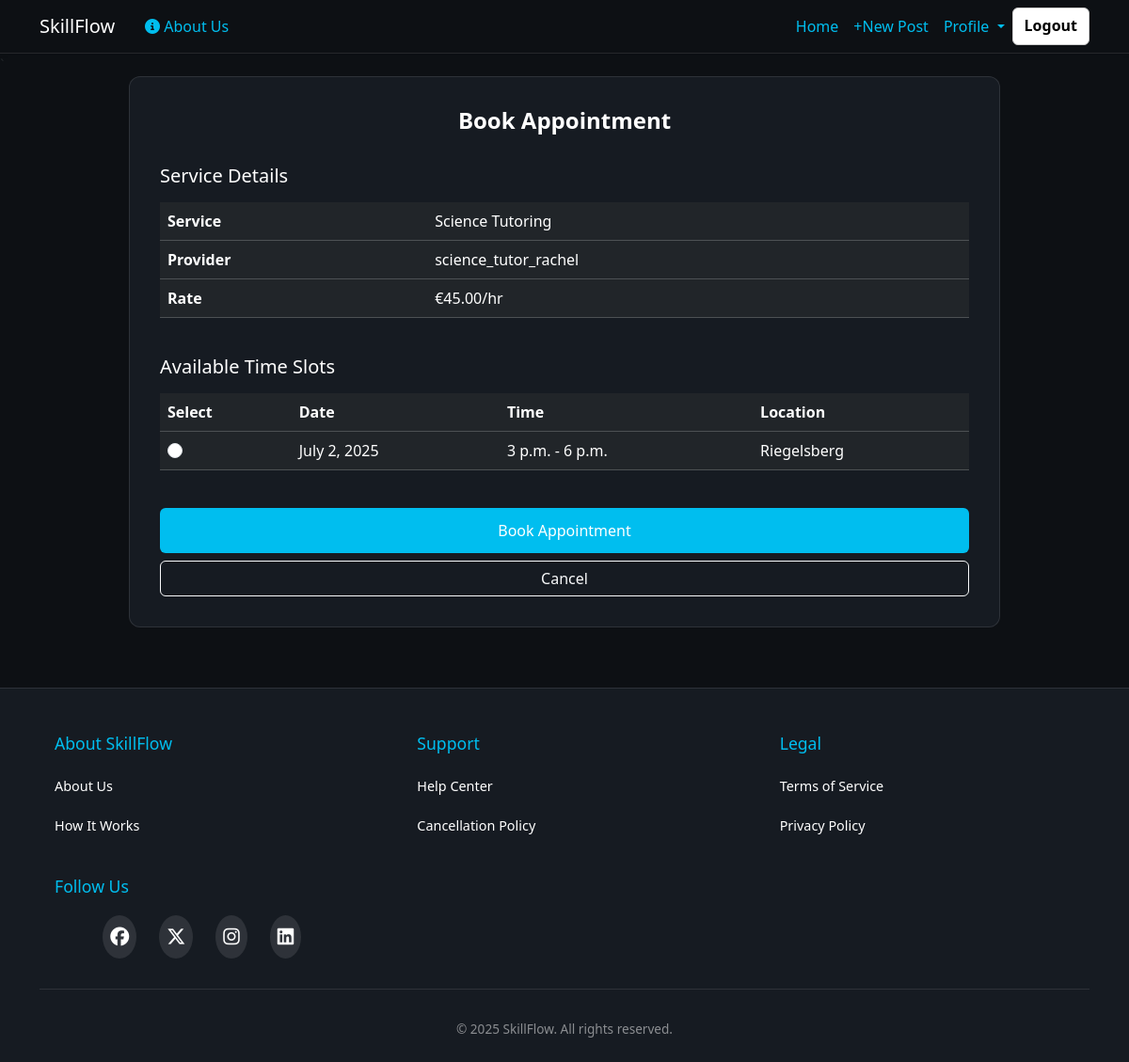
/service/41/book/ (signed in), run on the app's committed database.
### skillflow/models.py (models this page shows, shortened)
class Service(models.Model):
    title = models.CharField(max_length=100)
    description = models.TextField()
    CATEGORY_CHOICES = [
        ('home-care', 'Home Care'),
        ('education', 'Education'),
        ('creative', 'Creative'),
        ('health', 'Health'),
        ('events', 'Events'),
    ]
    category = models.CharField(max_length=50, choices=CATEGORY_CHOICES)
    hourly_rate = models.DecimalField(max_digits=6, decimal_places=2)
    provider = models.ForeignKey(User, on_delete=models.CASCADE)
    created_at = models.DateTimeField(auto_now_add=True)

class Availability(models.Model):
    provider = models.ForeignKey(User, on_delete=models.CASCADE)
    service = models.ForeignKey(Service, on_delete=models.CASCADE)
    date = models.DateField()
    start_time = models.TimeField()
    end_time = models.TimeField()
    location = models.CharField(max_length=200)
    is_booked = models.BooleanField(default=False)
    created_at = models.DateTimeField(auto_now_add=True)
    class Meta:
        ordering = ['date', 'start_time']
        constraints = [
            models.UniqueConstraint(
                fields=['provider', 'service', 'date', 'start_time'],
                name='unique_availability'
            )
        ]

### skillflow/views.py (the view, shortened to what this page needs)
# urls.py: path('service/<int:service_id>/book/', views.book_appointment, name='book_appointment'),
@login_required
def book_appointment(request, service_id):
    service = get_object_or_404(Service, id=service_id)
    availabilities = Availability.objects.filter(
        service=service,
        is_booked=False,
        date__gte=timezone.now().date()
    ).order_by('date', 'start_time')
    return render(request, 'skillflow/book_appointment.html', {
        'service': service,
        'availabilities': availabilities
    })

### skillflow/templates/skillflow/book_appointment.html (shortened to what this page needs)
{% extends 'skillflow/base.html' %}
{% block content %}`
<main class="sign-up section">
    <div class="container">
        <div class="row justify-content-center">
            <div class="col-md-10">
                <div class="form-card">
                    <h4 class="form-title">Book Appointment</h4>
                    <div class="mb-4">
                        <h5 class="text-white mb-3">Service Details</h5>
                        <div class="table-responsive">
                            <table class="table table-dark">
                                <tr>
                                    <th>Service</th>
                                    <td>{{ service.title }}</td>
                                </tr>
                                <tr>
                                    <th>Provider</th>
                                    <td>{{ service.provider.username }}</td>
                                </tr>
                                <tr>
                                    <th>Rate</th>
                                    <td>€{{ service.hourly_rate }}/hr</td>
                                </tr>
                            </table>
                        </div>
                    </div>
                    {% if availabilities %}
                    <h5 class="text-white mb-3">Available Time Slots</h5>
                    <form method="POST">
                        <div class="table-responsive">
                            <table class="table table-dark">
                                <thead>
                                    <tr>
                                        <th>Select</th>
                                        <th>Date</th>
                                        <th>Time</th>
                                        <th>Location</th>
                                    </tr>
                                </thead>
                                <tbody>
                                    {% for slot in availabilities %}
                                    <tr>
                                        <td>
                                            <input type="radio" name="availability" value="{{ slot.id }}"
                                                class="form-check-input" required>
                                        </td>
                                        <td>{{ slot.date }}</td>
                                        <td>{{ slot.start_time }} - {{ slot.end_time }}</td>
                                        <td>{{ slot.location }}</td>
                                    </tr>
                                    {% endfor %}
                                </tbody>
                            </table>
                        </div>
                        <div class="d-grid gap-2 mt-4">
                            <button type="submit" class="btn btn-primary custom-submit">Book Appointment</button>
                            <a href="{% url 'index' %}" class="btn btn-outline-light">Cancel</a>
                        </div>
                    </form>
                </div>
                {% endif %}
            </div>
        </div>
    </div>
</main>
{% endblock content %}

### skillflow/static/css/styles.css (style rules this page uses)
body { background-color: #0D1014; min-height: 100vh; display: flex; flex-direction: column; }
main { flex: 1 0 auto; }
.form-card { background-color: #161b22; border: 1px solid rgba(255, 255, 255, 0.1); border-radius: 12px; padding: 2rem; }
.form-title { color: white; text-align: center; margin-bottom: 2rem; font-weight: 600; }
.custom-submit { background-color: #00beef; border: none; padding: 0.75rem; font-weight: 500; transition: all 0.3s ease; }

### data on the page
Service: title "Science Tutoring", provider.username "science_tutor_rachel", hourly_rate "45.00"
Availability: date "July 2, 2025", start_time "3 p.m.", end_time "6 p.m.", location "Riegelsberg"
